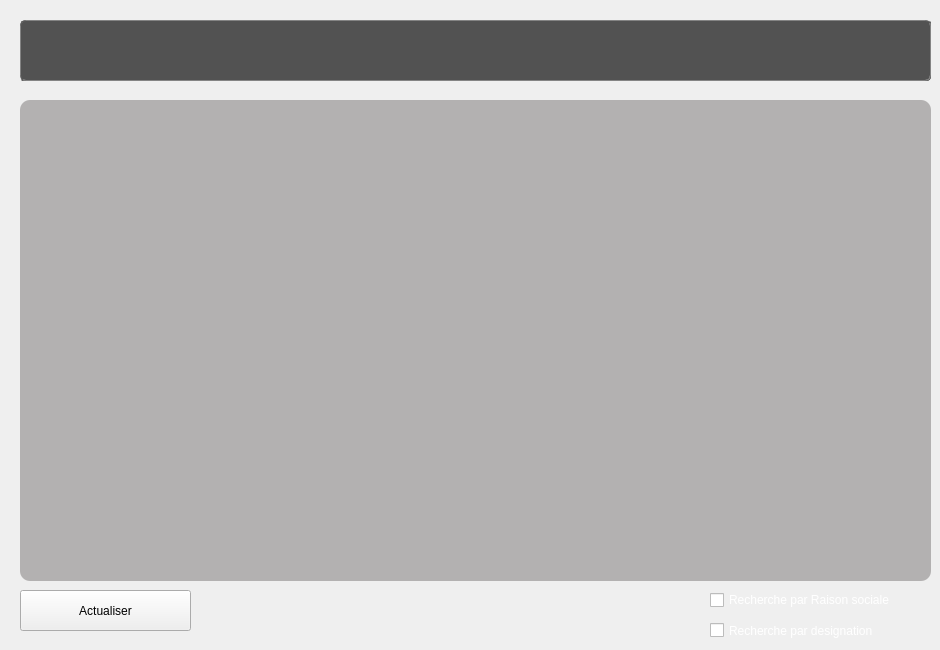
    <widget class="QWidget" name="tab_6">
     <attribute name="title">
      <string>Bon des livraisons</string>
     </attribute>
     <widget class="QTableView" name="tableView_6">
      <property name="geometry">
       <rect>
        <x>20</x>
        <y>100</y>
        <width>911</width>
        <height>481</height>
       </rect>
      </property>
      <property name="styleSheet">
       <string notr="true">background-color:rgb(179,177,177);
color:black;
border-radius:10px;</string>
      </property>
     </widget>
     <widget class="QPushButton" name="actual_bon_livraison">
      <property name="geometry">
       <rect>
        <x>20</x>
        <y>590</y>
        <width>171</width>
        <height>41</height>
       </rect>
      </property>
      <property name="styleSheet">
       <string notr="true">font: 63 11pt &quot;Yu Gothic UI Semibold&quot;;</string>
      </property>
      <property name="text">
       <string>Actualiser</string>
      </property>
     </widget>
     <widget class="QPushButton" name="pushButton_5_recherche_bon_livraison">
      <property name="geometry">
       <rect>
        <x>790</x>
        <y>30</y>
        <width>131</width>
        <height>41</height>
       </rect>
      </property>
      <property name="styleSheet">
       <string notr="true"/>
      </property>
      <property name="text">
       <string>Rechercher</string>
      </property>
     </widget>
     <widget class="QLineEdit" name="lineEdit_recherche_bon_livraison">
      <property name="geometry">
       <rect>
        <x>500</x>
        <y>30</y>
        <width>271</width>
        <height>41</height>
       </rect>
      </property>
      <property name="styleSheet">
       <string notr="true">border-radius:20px;
color:white;
background-color:rgb(70,67,67);
border:1px ridge rgb(53,53,53);</string>
      </property>
      <property name="text">
       <string/>
      </property>
     </widget>
     <widget class="QLabel" name="label_7">
      <property name="geometry">
       <rect>
        <x>30</x>
        <y>30</y>
        <width>231</width>
        <height>41</height>
       </rect>
      </property>
      <property name="styleSheet">
       <string notr="true">color:white;
font: 63 25pt &quot;Agency FB&quot;;
background-color: rgb(82,82,82);
</string>
      </property>
      <property name="text">
       <string>Les bons de livraison :</string>
      </property>
     </widget>
     <widget class="QCheckBox" name="checkBox_rechBon_par_Raison">
      <property name="geometry">
       <rect>
        <x>710</x>
        <y>590</y>
        <width>221</width>
        <height>20</height>
       </rect>
      </property>
      <property name="styleSheet">
       <string notr="true">color: white;
font: 63 11pt 'Yu Gothic UI Semibold';</string>
      </property>
      <property name="text">
       <string>Recherche par Raison sociale</string>
      </property>
     </widget>
     <widget class="QCheckBox" name="checkBox_2_rechBon_par_design">
      <property name="geometry">
       <rect>
        <x>710</x>
        <y>620</y>
        <width>211</width>
        <height>21</height>
       </rect>
      </property>
      <property name="styleSheet">
       <string notr="true">color: white;
font: 63 11pt 'Yu Gothic UI Semibold';</string>
      </property>
      <property name="text">
       <string>Recherche par designation</string>
      </property>
     </widget>
     <widget class="QLabel" name="couche1_6">
      <property name="geometry">
       <rect>
        <x>20</x>
        <y>20</y>
        <width>911</width>
        <height>61</height>
       </rect>
      </property>
      <property name="styleSheet">
       <string notr="true">background-color: rgb(82,82,82);
border-radius:5px;
border:1px ridge rgb(88,88,88);</string>
      </property>
      <property name="text">
       <string/>
      </property>
     </widget>
    </widget>
